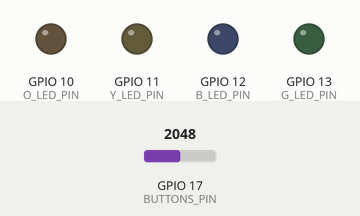
Bench run of a program on a simulated ESP32-S3. Parts: output pins drawn as LEDs (lit = HIGH). The test bench sets the inputs (shaded band); at power-on: GPIO 17 (BUTTONS_PIN) = 2048. USB keyboard and mouse output is not drawn.

Above: at 1.2 s.
1.3 s: GPIO 17 (BUTTONS_PIN) set to 3810
2.8 s: GPIO 17 (BUTTONS_PIN) set to 3884
At 3.1 s:
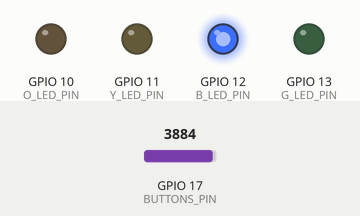
4.3 s: GPIO 17 (BUTTONS_PIN) set to 130
5.8 s: GPIO 17 (BUTTONS_PIN) set to 116
At 6.6 s:
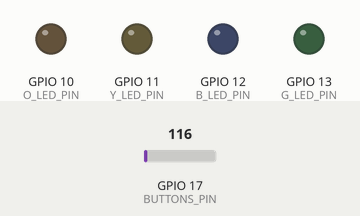
7.3 s: GPIO 17 (BUTTONS_PIN) set to 4095
At 7.7 s:
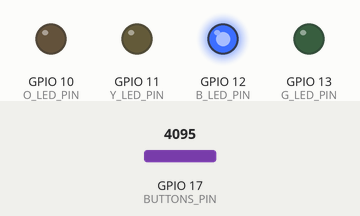
Timing chart, 0 to 9.8 s (numbered marks = the images above; inputs shaded):
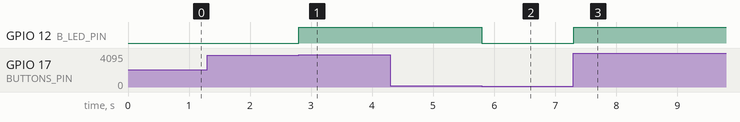

The program:

main.cpp
```cpp
#include <Arduino.h>
#include <USB.h>
#include <USBHIDKeyboard.h>
#include <WiFi.h>

#define BUTTONS_PIN 17
#define O_LED_PIN 10
#define Y_LED_PIN 11
#define B_LED_PIN 12
#define G_LED_PIN 13

#define reinbau_ms 10

#define USB_PRODUCT_NAME "Saygex Device, very col indeed"
#define USB_MANUFACTURER_NAME "TerminalGoat"

USBHIDKeyboard Keyboard;

const uint8_t LED_pins[] = {
  O_LED_PIN,
  Y_LED_PIN,
  G_LED_PIN,
  B_LED_PIN
};


// These values are resulted from analogRead in which
// each value is defined by a specific corresponding resistor:
static const uint8_t resi_vals[]= {
  33, // 0, Vcc = 3.3V
  31, // 100K
  24, // 100K + 110
  11  // 100K + 220
};

char HID_code[] = {
  KEY_UP_ARROW,
  'w',
  'z',
  KEY_ESC
};

// void Reinbau() {
//   for (long H=0; H < 5*16<<16; H+=256) {
//     pixels.rainbow(H,1,255,NEOPXL_BRIGHTNESS);
//     pixels.show();
//     delay(reinbau_ms);
//   }
// }


void setup() {
  Serial.begin(115200);
  Keyboard.begin();

  USB.PID(0xC0F1);
  USB.productName(USB_PRODUCT_NAME);
  USB.manufacturerName(USB_MANUFACTURER_NAME);
  USB.begin();

  for (int x: LED_pins) pinMode(x, OUTPUT);
}

void loop() {
  int rd = analogRead(BUTTONS_PIN);
  int V = static_cast<int>(rd*(3.3 / 4095)*10);
  for (
       uint8_t t = 0;
       t < sizeof(HID_code)/sizeof(uint8_t);
       t++
      ) if (V == resi_vals[t])  {
            digitalWrite(LED_pins[3], HIGH);
            Keyboard.press(HID_code[t]);
      }
  if (!V) for (int x: HID_code ) {
    Keyboard.releaseAll();
    digitalWrite(LED_pins[3], LOW);
  }
}
```

Measured:
- the behaviour switches between 3846 and 3847 on GPIO 17 (BUTTONS_PIN) (found by bisection; images 0 and 1)
- the behaviour switches between 125 and 124 on GPIO 17 (BUTTONS_PIN) (found by bisection; images 1 and 2)
- after the input at 1.3 s, every drawn part: stays the same
- after the input at 2.8 s, GPIO 12 (B_LED_PIN): LOW → HIGH at once
- after the input at 4.3 s, every drawn part: stays the same
- after the input at 5.8 s, GPIO 12 (B_LED_PIN): HIGH → LOW at once
- after the input at 7.3 s, GPIO 12 (B_LED_PIN): LOW → HIGH at once
